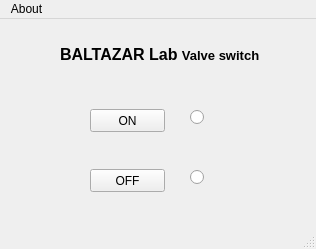
<?xml version="1.0" encoding="UTF-8"?>
<ui version="4.0">
 <class>MainWindow</class>
 <widget class="QMainWindow" name="MainWindow">
  <property name="geometry">
   <rect>
    <x>0</x>
    <y>0</y>
    <width>316</width>
    <height>249</height>
   </rect>
  </property>
  <property name="windowTitle">
   <string>MainWindow</string>
  </property>
  <widget class="QWidget" name="centralwidget">
   <widget class="QLabel" name="label">
    <property name="geometry">
     <rect>
      <x>60</x>
      <y>10</y>
      <width>221</width>
      <height>51</height>
     </rect>
    </property>
    <property name="text">
     <string>&lt;html&gt;&lt;head/&gt;&lt;body&gt;&lt;p&gt;&lt;span style=&quot; font-size:12pt; font-weight:600;&quot;&gt;BALTAZAR Lab &lt;/span&gt;&lt;span style=&quot; font-size:10pt; font-weight:600;&quot;&gt;Valve switch&lt;/span&gt;&lt;/p&gt;&lt;/body&gt;&lt;/html&gt;</string>
    </property>
   </widget>
   <widget class="QPushButton" name="pushButton">
    <property name="geometry">
     <rect>
      <x>90</x>
      <y>90</y>
      <width>75</width>
      <height>23</height>
     </rect>
    </property>
    <property name="text">
     <string>ON</string>
    </property>
   </widget>
   <widget class="QPushButton" name="pushButton_2">
    <property name="geometry">
     <rect>
      <x>90</x>
      <y>150</y>
      <width>75</width>
      <height>23</height>
     </rect>
    </property>
    <property name="text">
     <string>OFF</string>
    </property>
   </widget>
   <widget class="QRadioButton" name="radioButton">
    <property name="geometry">
     <rect>
      <x>190</x>
      <y>90</y>
      <width>82</width>
      <height>17</height>
     </rect>
    </property>
    <property name="text">
     <string/>
    </property>
   </widget>
   <widget class="QRadioButton" name="radioButton_2">
    <property name="geometry">
     <rect>
      <x>190</x>
      <y>150</y>
      <width>82</width>
      <height>17</height>
     </rect>
    </property>
    <property name="text">
     <string/>
    </property>
   </widget>
  </widget>
  <widget class="QMenuBar" name="menubar">
   <property name="geometry">
    <rect>
     <x>0</x>
     <y>0</y>
     <width>316</width>
     <height>21</height>
    </rect>
   </property>
   <widget class="QMenu" name="menuAbout">
    <property name="title">
     <string>About</string>
    </property>
    <addaction name="actionInformation"/>
   </widget>
   <addaction name="menuAbout"/>
  </widget>
  <widget class="QStatusBar" name="statusbar"/>
  <action name="actionInformation">
   <property name="text">
    <string>Information</string>
   </property>
  </action>
 </widget>
 <resources/>
 <connections/>
</ui>
